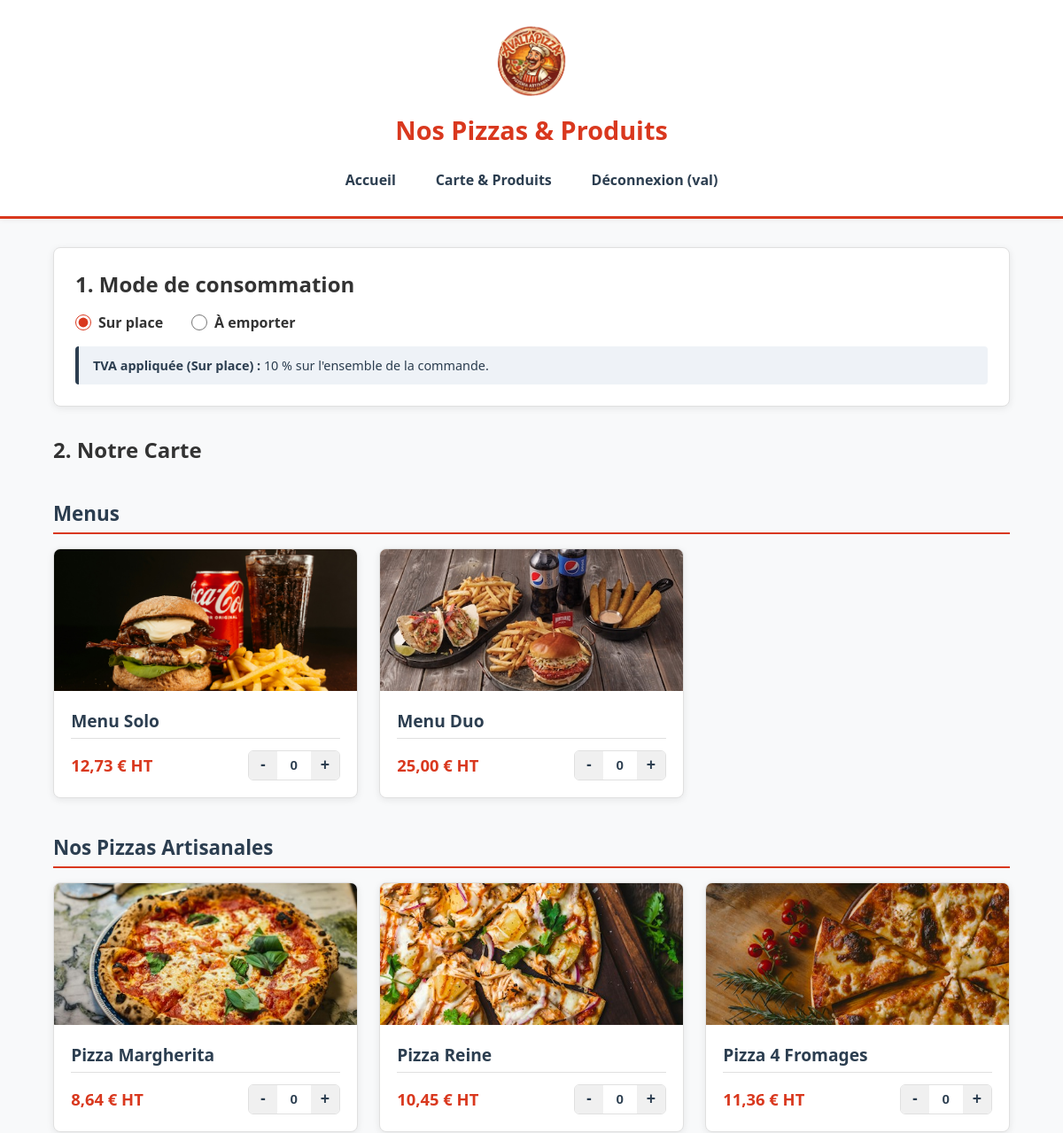
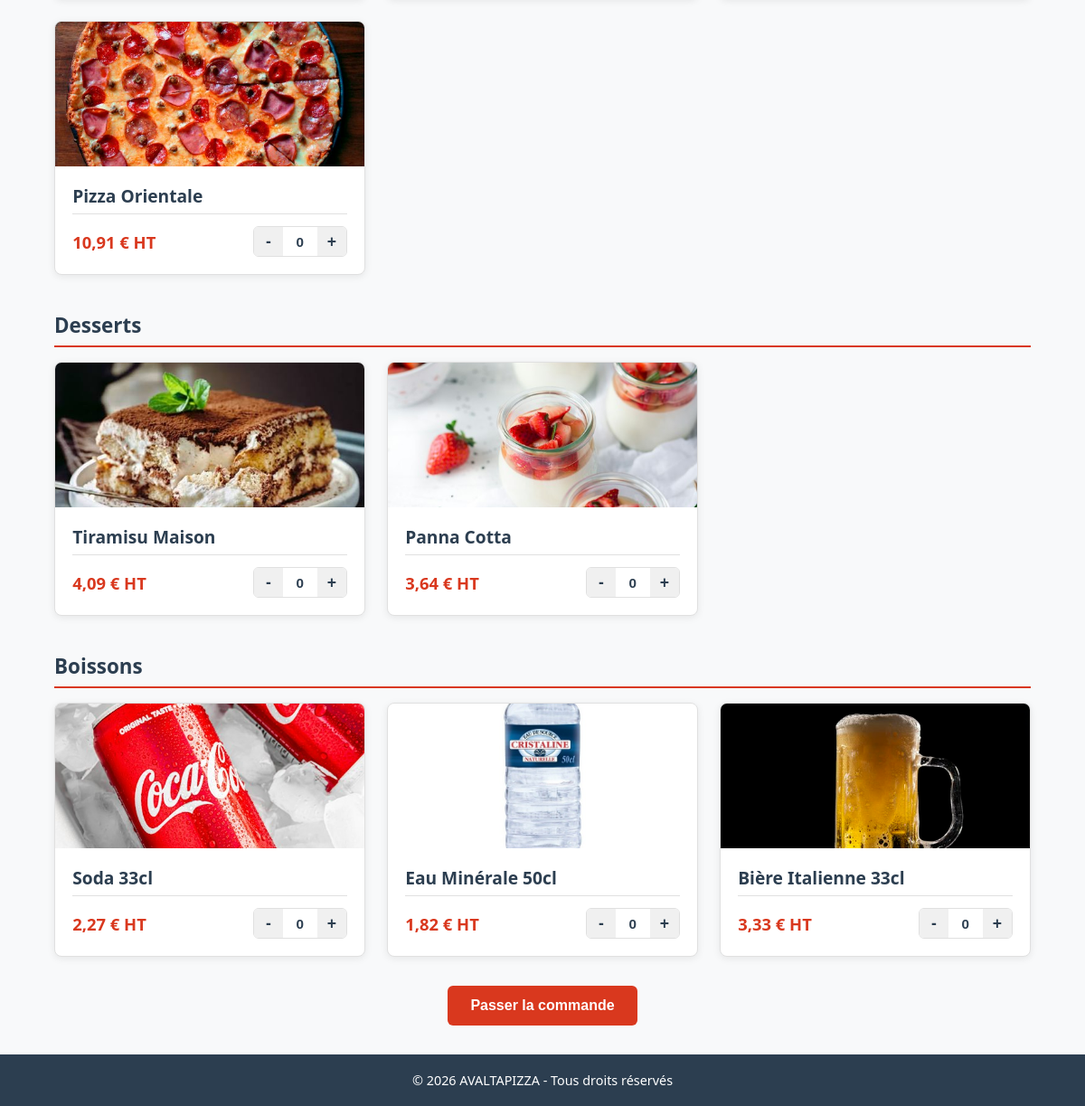
Page /produits.php (signed in) on the committed database (2 pictures, top to bottom).
### tables this page shows
CREATE TABLE `produit` (
  `id_produit` int(11) NOT NULL,
  `libelle` varchar(255) NOT NULL,
  `prix_ht` decimal(10,2) NOT NULL,
  `image` varchar(255) DEFAULT 'default.jpg'
);

### produits.php (the view, shortened to what this page needs)
<?php
$host = 'localhost';
$dbname = 'G3AVALTAPIZZA';
$username = 'root';
$password = '';
try {
    $pdo = new PDO("mysql:host=$host;dbname=$dbname;charset=utf8mb4", $username, $password, [
        PDO::ATTR_ERRMODE => PDO::ERRMODE_EXCEPTION,
        PDO::ATTR_DEFAULT_FETCH_MODE => PDO::FETCH_ASSOC
    ]);
} catch (PDOException $e) {
    die("Erreur de connexion : " . $e->getMessage());
}
$estConnecte = isset($_SESSION['user']);
$loginUser = $_SESSION['user']['login'] ?? '';
$stmt = $pdo->query("SELECT * FROM produit ORDER BY id_produit ASC");
$produits = $stmt->fetchAll();
function getCategorie($libelle) {
    $lib = strtolower($libelle);
    if (str_contains($lib, 'menu')) return 'Menus';
    if (str_contains($lib, 'pizza')) return 'Nos Pizzas Artisanales';
    if (str_contains($lib, 'tiramisu') || str_contains($lib, 'panna')) return 'Desserts';
    return 'Boissons';
}
$produitsParCategorie = [];
foreach ($produits as $p) {
    $cat = getCategorie($p['libelle']);
    $produitsParCategorie[$cat][] = $p;
}
?>
<!DOCTYPE html>
<html lang="fr">
<head>
    <link rel="stylesheet" href="css/style.css">
</head>
<body>
    <header>
        <img src="img/logo.png" alt="Logo AVALTAPIZZA">
        <h1>Nos Pizzas & Produits</h1>
        <nav>
            <a href="index.php">Accueil</a>
            <a href="produits.php">Carte & Produits</a>
            <?php if ($estConnecte) : ?>
                <a href="deconnexion.php">Déconnexion (<?= htmlspecialchars($loginUser) ?>)</a>
            <?php else : ?>
                <a href="connexion.php">Connexion</a>
                <a href="inscription.php">Inscription</a>
            <?php endif; ?>
        </nav>
    </header>
    <main class="container">
        <form action="paiement.php" method="POST">
            <section class="mode-consommation">
                <h2>1. Mode de consommation</h2>
                <div class="mode-options">
                    <label class="mode-option">
                        <input type="radio" name="mode" value="1" checked onchange="updateTvaInfo()">
                        Sur place
                    </label>
                    <label class="mode-option">
                        <input type="radio" name="mode" value="2" onchange="updateTvaInfo()">
                        À emporter
                    </label>
                </div>
                <div id="tva-box" class="tva-info">
                    <strong>TVA appliquée (Sur place) :</strong> 10 % sur l'ensemble de la commande.
                </div>
            </section>
            <section>
                <h2>2. Notre Carte</h2>
                <?php if (empty($produits)) : ?>
                    <p>Aucun produit disponible en base de données.</p>
                <?php else : ?>
                    <?php foreach ($produitsParCategorie as $categorie => $listeProduits) : ?>
                        <h3 class="categorie-titre"><?= htmlspecialchars($categorie) ?></h3>
                        <div class="grid-produits">
                            <?php foreach ($listeProduits as $prod) :
                                $prixHT = (float) $prod['prix_ht'];
                            ?>
                                <div class="produit-card">
    <?php
        $nomImage = !empty($prod['image']) ? $prod['image'] : 'default.jpg';
        $cheminImage = 'img/' . $nomImage;
    ?>
    <img src="<?= $cheminImage ?>" alt="<?= htmlspecialchars($prod['libelle']) ?>" class="produit-img">
                                    <div class="produit-content">
                                        <h3 class="produit-titre"><?= htmlspecialchars($prod['libelle']) ?></h3>
                                        <div class="produit-footer">
                                            <div>
                                                <span class="produit-prix"><?= number_format($prixHT, 2, ',', ' ') ?> € HT</span>
                                            </div>
                                            <div class="quantite-selector">
                                                <button type="button" class="btn-qty" onclick="changeQty(this, -1)">-</button>
                                                <input type="number" name="quantite[<?= $prod['id_produit'] ?>]" value="0" min="0" max="20" readonly>
                                                <button type="button" class="btn-qty" onclick="changeQty(this, 1)">+</button>
                                            </div>
                                        </div>
                                    </div>
                                </div>
                            <?php endforeach; ?>
                        </div>
                    <?php endforeach; ?>
                <?php endif; ?>
                <div style="margin-top: 2rem; text-align: center;">
                    <?php if ($estConnecte) : ?>
                        <button type="submit" class="btn-primary">Passer la commande</button>
                    <?php endif; ?>
                </div>
            </section>
        </form>
    </main>
    <footer>
        <p>&copy; 2026 AVALTAPIZZA - Tous droits réservés</p>
    </footer>
</body>
</html>

### css/style.css (style rules this page uses)
:root { --primary: #d9381e; --primary-hover: #b82b14; --secondary: #2c3e50; --bg-color: #f8f9fa; --card-bg: #ffffff; --text-color: #333333; --border-color: #e0e0e0; --radius: 8px; }
* { box-sizing: border-box; margin: 0; padding: 0; }
body { font-family: 'Segoe UI', Roboto, Helvetica, Arial, sans-serif; background-color: var(--bg-color); color: var(--text-color); display: flex; flex-direction: column; min-height: 100vh; }
a, a:visited, a:link { color: var(--primary); text-decoration: none; }
.container { width: 90%; max-width: 1100px; margin: 2rem auto; flex: 1; }
header { background-color: #ffffff; padding: 1.5rem; text-align: center; border-bottom: 3px solid var(--primary); box-shadow: 0 2px 6px rgba(0, 0, 0, 0.05); }
header img { max-height: 90px; margin-bottom: 0.5rem; }
header h1 { color: var(--primary); font-size: 1.8rem; margin-bottom: 0.2rem; }
header nav { display: flex; justify-content: center; gap: 1.2rem; margin-top: 1.2rem; flex-wrap: wrap; }
header nav a, header nav a:visited, header nav a:link { color: var(--secondary); font-weight: 600; padding: 0.4rem 0.8rem; border-radius: 4px; }
footer { background-color: var(--secondary); color: #ffffff; text-align: center; padding: 1.2rem; margin-top: auto; font-size: 0.9rem; }
.btn-primary, a.btn-primary, button.btn-primary { background-color: var(--primary); color: #ffffff !important; font-weight: 700; padding: 0.8rem 1.6rem; border-radius: 6px; border: none; display: inline-block; cursor: pointer; text-align: center; font-size: 1rem; }
.mode-consommation { background: var(--card-bg); padding: 1.5rem; border-radius: var(--radius); box-shadow: 0 2px 8px rgba(0, 0, 0, 0.08); margin-bottom: 2rem; border: 1px solid var(--border-color); }
.mode-options { display: flex; gap: 2rem; margin: 1rem 0; }
.mode-option { display: flex; align-items: center; gap: 0.5rem; font-weight: 600; cursor: pointer; }
.mode-option input[type="radio"] { accent-color: var(--primary); width: 18px; height: 18px; cursor: pointer; }
.tva-info { padding: 0.75rem 1rem; background-color: #eef2f7; border-left: 4px solid var(--secondary); font-size: 0.9rem; color: var(--secondary); border-radius: 4px; margin-top: 1rem; }
.categorie-titre { font-size: 1.4rem; color: var(--secondary); margin: 2.5rem 0 1rem 0; padding-bottom: 0.4rem; border-bottom: 2px solid var(--primary); }
.grid-produits, .product-grid { display: grid; grid-template-columns: repeat(auto-fill, minmax(260px, 1fr)); gap: 1.5rem; margin-bottom: 2rem; }
.produit-card, .product-card { background: var(--card-bg); border-radius: var(--radius); overflow: hidden; box-shadow: 0 2px 8px rgba(0, 0, 0, 0.08); border: 1px solid var(--border-color); display: flex; flex-direction: column; }
.produit-img, .product-card img { width: 100%; height: 160px; object-fit: cover; background-color: #e0e0e0; }
.produit-content, .product-body { padding: 1.2rem; display: flex; flex-direction: column; flex: 1; }
.produit-titre, .product-title { font-size: 1.2rem; color: var(--secondary); margin-bottom: 0.4rem; }
.produit-footer, .product-footer { display: flex; justify-content: space-between; align-items: center; padding-top: 0.8rem; border-top: 1px solid var(--border-color); gap: 0.5rem; }
.produit-prix, .product-price { font-size: 1.15rem; font-weight: bold; color: var(--primary); display: block; }
.quantite-selector { display: flex; align-items: center; border: 1px solid var(--border-color); border-radius: 6px; overflow: hidden; background: #ffffff; }
.btn-qty { background: #f0f0f0; border: none; width: 32px; height: 32px; font-size: 1.1rem; font-weight: bold; color: var(--secondary); cursor: pointer; display: flex; align-items: center; justify-content: center; transition: background 0.2s; }
.quantite-selector input[type="number"] { width: 38px; height: 32px; border: none; text-align: center; font-weight: bold; font-size: 0.95rem; color: var(--secondary); background: transparent; -moz-appearance: textfield; }

### rows in the picture
produit: image (picture), libelle "Menu Solo", prix_ht "12,73"
produit: image (picture), libelle "Menu Duo", prix_ht "25,00"
produit: image (picture), libelle "Pizza Margherita", prix_ht "8,64"
produit: image (picture), libelle "Pizza Reine", prix_ht "10,45"
produit: image (picture), libelle "Pizza 4 Fromages", prix_ht "11,36"
produit: image (picture), libelle "Pizza Orientale", prix_ht "10,91"
produit: image (picture), libelle "Tiramisu Maison", prix_ht "4,09"
produit: image (picture), libelle "Panna Cotta", prix_ht "3,64"
produit: image (picture), libelle "Soda 33cl", prix_ht "2,27"
produit: image (picture), libelle "Eau Minérale 50cl", prix_ht "1,82"
produit: image (picture), libelle "Bière Italienne 33cl", prix_ht "3,33"

### other values in the picture
$loginUser "val"
$categorie "Menus"
$categorie "Nos Pizzas Artisanales"
$categorie "Desserts"
$categorie "Boissons"
